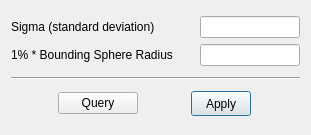
<?xml version="1.0" encoding="UTF-8"?>
<ui version="4.0">
 <class>DialogGaussianNoise</class>
 <widget class="QDialog" name="DialogGaussianNoise">
  <property name="geometry">
   <rect>
    <x>0</x>
    <y>0</y>
    <width>311</width>
    <height>135</height>
   </rect>
  </property>
  <property name="windowTitle">
   <string>Gaussian Noise</string>
  </property>
  <layout class="QVBoxLayout" name="verticalLayout">
   <item>
    <layout class="QGridLayout" name="gridLayout">
     <item row="0" column="0">
      <widget class="QLabel" name="labelGaussianNoiseSigma">
       <property name="text">
        <string>Sigma (standard deviation)</string>
       </property>
       <property name="buddy">
        <cstring>lineEditGaussianNoiseSigma</cstring>
       </property>
      </widget>
     </item>
     <item row="0" column="1">
      <widget class="QLineEdit" name="lineEditGaussianNoiseSigma">
       <property name="maximumSize">
        <size>
         <width>100</width>
         <height>16777215</height>
        </size>
       </property>
       <property name="alignment">
        <set>Qt::AlignCenter</set>
       </property>
       <property name="readOnly">
        <bool>false</bool>
       </property>
      </widget>
     </item>
     <item row="1" column="0">
      <widget class="QLabel" name="labelGaussianNoiseRadiusBBox">
       <property name="text">
        <string>1% * Bounding Sphere Radius</string>
       </property>
       <property name="buddy">
        <cstring>lineEditGaussianNoiseSigma</cstring>
       </property>
      </widget>
     </item>
     <item row="1" column="1">
      <widget class="QLineEdit" name="lineEditGaussianNoiseRadiusBBox">
       <property name="maximumSize">
        <size>
         <width>100</width>
         <height>16777215</height>
        </size>
       </property>
       <property name="alignment">
        <set>Qt::AlignCenter</set>
       </property>
       <property name="readOnly">
        <bool>true</bool>
       </property>
      </widget>
     </item>
    </layout>
   </item>
   <item>
    <widget class="Line" name="line">
     <property name="orientation">
      <enum>Qt::Horizontal</enum>
     </property>
    </widget>
   </item>
   <item>
    <layout class="QHBoxLayout" name="horizontalLayout">
     <item>
      <widget class="QPushButton" name="computeBBoxButton">
       <property name="sizePolicy">
        <sizepolicy hsizetype="Fixed" vsizetype="Fixed">
         <horstretch>0</horstretch>
         <verstretch>0</verstretch>
        </sizepolicy>
       </property>
       <property name="text">
        <string>Query</string>
       </property>
       <property name="default">
        <bool>false</bool>
       </property>
      </widget>
     </item>
     <item>
      <widget class="QPushButton" name="applyButton">
       <property name="sizePolicy">
        <sizepolicy hsizetype="Fixed" vsizetype="Fixed">
         <horstretch>0</horstretch>
         <verstretch>0</verstretch>
        </sizepolicy>
       </property>
       <property name="minimumSize">
        <size>
         <width>60</width>
         <height>25</height>
        </size>
       </property>
       <property name="maximumSize">
        <size>
         <width>60</width>
         <height>25</height>
        </size>
       </property>
       <property name="text">
        <string>Apply</string>
       </property>
       <property name="default">
        <bool>true</bool>
       </property>
      </widget>
     </item>
    </layout>
   </item>
  </layout>
 </widget>
 <layoutdefault spacing="6" margin="11"/>
 <tabstops>
  <tabstop>lineEditGaussianNoiseSigma</tabstop>
  <tabstop>lineEditGaussianNoiseRadiusBBox</tabstop>
  <tabstop>computeBBoxButton</tabstop>
  <tabstop>applyButton</tabstop>
 </tabstops>
 <resources/>
 <connections/>
</ui>
